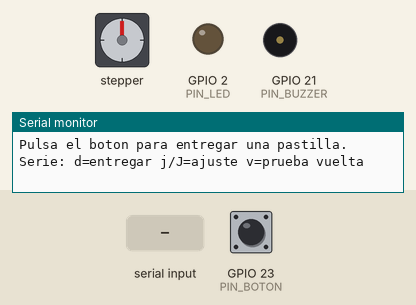
This sketch was run on a simulated ESP32. Parts: stepper motor, output pins drawn as LEDs (lit = HIGH), buzzer (waves = sounding, pin HIGH), the last lines printed to the serial monitor. Wiring (inferred from the names in the program): stepper motor (2048 steps per turn assumed): coils GPIO 16, GPIO 17, GPIO 18, GPIO 19. The inputs (shaded band) are chosen by the test bench; at power-on: GPIO 23 (PIN_BOTON) HIGH. Pins used as bus, display or sensor lines are not drawn.

Above: at 1.7 s.
1.8 s: "v" received over Serial
At 3.4 s:
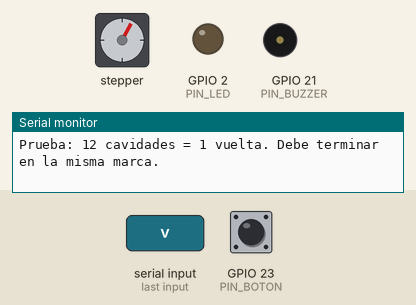
13.8 s: "d" received over Serial
16.8 s: GPIO 23 (PIN_BOTON) pulled LOW for 3.2 s
21.5 s: GPIO 23 (PIN_BOTON) pulled LOW for 0.15 s
At 23.3 s:
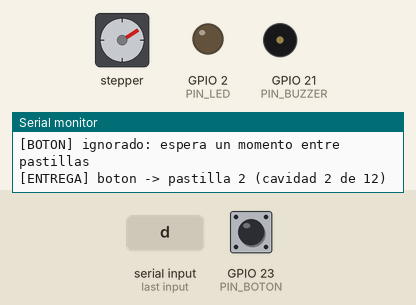
24.1 s: "J" received over Serial
At 25.4 s:
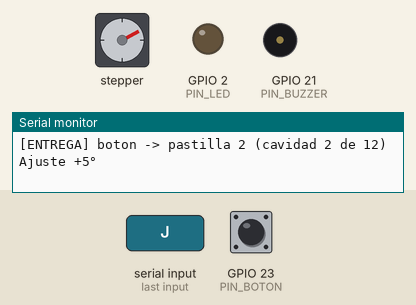
25.7 s: GPIO 23 (PIN_BOTON) pulled LOW for 1 s
At 27.8 s:
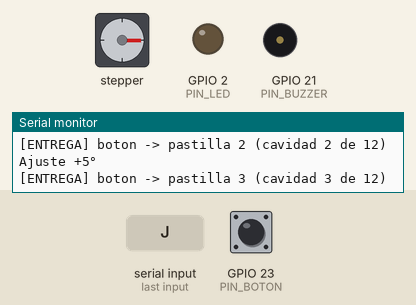
Timing chart, 0 to 29.3 s (numbered marks = the images above; inputs shaded):
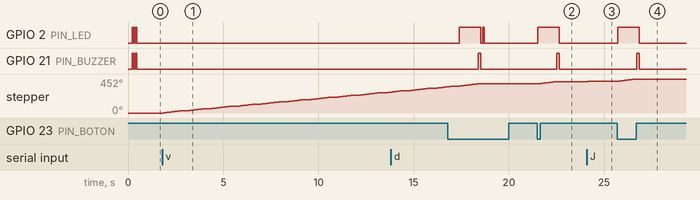

The sketch:

pastillero_esp32.ino
```cpp
/*
  PASTILLERO V4 - Firmware ESP32 (solo botón)
  ------------------------------------------------------------
  Cada vez que se pulsa el botón, el rotor avanza UNA cavidad (30°) y
  cae UNA pastilla al bolsillo de la rampa. No hay horarios, WiFi ni hora.

  Mecánica:
    - Rotor con 12 cavidades, una cada 30°.
    - Giro ANTIHORARIO visto desde arriba. Nunca gira en reversa
      (el barredor de la reserva está colocado para ese sentido).

  Hardware:
    - ESP32 DevKit (Arduino core 2.x o 3.x). Sirve cualquier Arduino:
      solo cambia los pines.
    - Motor 28BYJ-48 (5 V) + placa driver ULN2003
    - Pulsador táctil de 6x6 mm arriba, en la tapa de servicio (a GND, usa el
      pull-up interno). Sus dos cables llevan un conector de 2 pines para poder
      quitar la tapa.
    - LED (el integrado en GPIO2) y zumbador activo opcional

  Comandos por Monitor Serie (115200 baudios), para calibrar:
    d = entregar 1 pastilla (igual que el botón)
    j = ajuste fino +1°   J = ajuste fino +5°   (alinear sin contar cavidad)
    v = prueba de vuelta completa: 12 cavidades, SIN pastillas

  AVISO: prototipo sin validación física. No lo uses como único medio para
  administrar medicación.
*/

// ================== CONFIGURACIÓN ==================

// --- Pines ---
const int PIN_IN1    = 16;  // ULN2003 IN1
const int PIN_IN2    = 17;  // ULN2003 IN2
const int PIN_IN3    = 18;  // ULN2003 IN3
const int PIN_IN4    = 19;  // ULN2003 IN4
const int PIN_BOTON  = 23;  // pulsador táctil 6x6 a GND
const int PIN_LED    = 2;   // LED integrado
const int PIN_BUZZER = 21;  // zumbador activo (pon -1 si no usas)

// --- Motor 28BYJ-48 en medio paso ---
// Relación real de la caja ≈ 63.684:1  ->  64 * 63.684 = 4075.77 medios pasos por vuelta.
// 30° = 4075.77 / 12 = 339.65 medios pasos. Como no es entero, cada entrega da
// 339 o 340 medios pasos según toque: el objetivo se calcula desde el arranque,
// así que el error nunca se acumula, aunque se entreguen miles de pastillas.
// Si en la prueba 'v' el disco se queda corto o se pasa siempre lo mismo, ajusta este valor.
const float    PASOS_POR_VUELTA = 4075.7728f;
const int      CAVIDADES        = 12;        // 360° / 12 = 30° por pastilla
const bool     INVERTIR_SENTIDO = false;     // cámbialo si gira horario visto desde arriba
const uint32_t US_PASO_RAPIDO   = 2800;      // µs por medio paso en crucero (más alto = más par; 2800 da ~1 s por entrega)
const uint32_t US_PASO_LENTO    = 3500;      // µs por medio paso al arrancar y al frenar
const int      PASOS_RAMPA      = 60;

// --- Botón ---
const uint32_t MS_ANTIREBOTE = 15;    // filtra el rebote del contacto (un pulsador táctil rebota < 10 ms)
const uint32_t MS_BLOQUEO    = 800;   // tras terminar una entrega, ignora pulsaciones durante este tiempo.
                                      // Mientras el rotor gira (~1 s) tampoco se leen. Así un doble
                                      // toque no da dos pastillas, y se puede pedir otra a los ~1.8 s.

// ===================================================

const uint8_t SECUENCIA[8][4] = {
  {1,0,0,0}, {1,1,0,0}, {0,1,0,0}, {0,1,1,0},
  {0,0,1,0}, {0,0,1,1}, {0,0,0,1}, {1,0,0,1}
};
const int PINES_MOTOR[4] = {PIN_IN1, PIN_IN2, PIN_IN3, PIN_IN4};

int  fase = 0;               // índice en SECUENCIA
int  cavidad = 0;            // cavidad actual dentro de la vuelta: 0..11
long entregas = 0;           // pastillas entregadas desde el arranque
long cavidadesTotales = 0;   // cavidades avanzadas desde el arranque (entregas + pruebas)
long pasosTotales = 0;       // medios pasos dados desde el arranque al avanzar cavidades
uint32_t finUltimaEntregaMs = 0;

// ---------------- Motor ----------------

void escribirFase(int f) {
  for (int i = 0; i < 4; i++) digitalWrite(PINES_MOTOR[i], SECUENCIA[f][i]);
}

void apagarBobinas() {
  for (int i = 0; i < 4; i++) digitalWrite(PINES_MOTOR[i], LOW);
}

// Da n medios pasos en el sentido de trabajo, con rampa al arrancar y al frenar.
void darPasos(long n) {
  const int dir = INVERTIR_SENTIDO ? -1 : 1;
  for (long i = 0; i < n; i++) {
    fase = (fase + dir + 8) % 8;
    escribirFase(fase);
    long borde = min(i, n - 1 - i);  // pasos hasta el inicio o el final más cercano
    uint32_t t = US_PASO_RAPIDO;
    if (borde < PASOS_RAMPA) {
      t = (uint32_t)(US_PASO_LENTO - (US_PASO_LENTO - US_PASO_RAPIDO) * borde / PASOS_RAMPA);
    }
    delayMicroseconds(t);
    if ((i & 0x3F) == 0) yield();
  }
  apagarBobinas();  // la caja reductora mantiene la posición sin corriente
}

// Gira exactamente 30°: una cavidad = una pastilla. El objetivo se calcula
// desde el arranque (en doble precisión), así los decimales no se acumulan.
void avanzarUnaCavidad() {
  cavidadesTotales++;
  long objetivo = llround((double)cavidadesTotales * PASOS_POR_VUELTA / CAVIDADES);
  darPasos(objetivo - pasosTotales);
  pasosTotales = objetivo;
  cavidad = (cavidad + 1) % CAVIDADES;
}

// Ajuste fino de alineación: mueve el disco sin contar cavidad; la posición
// donde quede pasa a ser la "alineada".
void ajusteFino(float grados) {
  darPasos(lroundf(grados * PASOS_POR_VUELTA / 360.0f));
}

// ---------------- Avisos ----------------

void pitido(int veces, int ms) {
  for (int i = 0; i < veces; i++) {
    digitalWrite(PIN_LED, HIGH);
    if (PIN_BUZZER >= 0) digitalWrite(PIN_BUZZER, HIGH);
    delay(ms);
    digitalWrite(PIN_LED, LOW);
    if (PIN_BUZZER >= 0) digitalWrite(PIN_BUZZER, LOW);
    delay(ms);
  }
}

// ---------------- Entrega ----------------

void entregarPastilla(const char* motivo) {
  digitalWrite(PIN_LED, HIGH);               // LED encendido mientras gira
  avanzarUnaCavidad();
  digitalWrite(PIN_LED, LOW);
  finUltimaEntregaMs = millis();             // el bloqueo cuenta desde que el rotor se detiene
  entregas++;
  Serial.printf("[ENTREGA] %s -> pastilla %ld (cavidad %d de %d)\n",
                motivo, entregas, cavidad == 0 ? CAVIDADES : cavidad, CAVIDADES);
  pitido(1, 120);                            // aviso: la pastilla está en el bolsillo
}

// ---------------- Botón ----------------

// Entrega en cuanto se detecta la pulsación (no espera a soltar). Mientras
// se mantiene pulsado no repite: hay que soltar y volver a pulsar.
void revisarBoton() {
  static bool estadoEstable = HIGH, ultimaLectura = HIGH;
  static uint32_t cambioMs = 0;

  bool lectura = digitalRead(PIN_BOTON);
  if (lectura != ultimaLectura) { cambioMs = millis(); ultimaLectura = lectura; }
  if (millis() - cambioMs < MS_ANTIREBOTE || lectura == estadoEstable) return;

  estadoEstable = lectura;
  if (estadoEstable != LOW) return;          // solo actuamos al pulsar

  if (entregas > 0 && millis() - finUltimaEntregaMs < MS_BLOQUEO) {
    Serial.println("[BOTON] ignorado: espera un momento entre pastillas");
    digitalWrite(PIN_LED, HIGH); delay(60); digitalWrite(PIN_LED, LOW);   // aviso visual
    return;
  }
  entregarPastilla("boton");
}

// ---------------- Serie ----------------

void revisarSerie() {
  if (!Serial.available()) return;
  char c = Serial.read();
  switch (c) {
    case 'd': entregarPastilla("serie"); break;
    case 'j': ajusteFino(1.0f); Serial.println("Ajuste +1°"); break;
    case 'J': ajusteFino(5.0f); Serial.println("Ajuste +5°"); break;
    case 'v':
      Serial.println("Prueba: 12 cavidades = 1 vuelta. Debe terminar en la misma marca.");
      for (int i = 0; i < CAVIDADES; i++) { avanzarUnaCavidad(); delay(300); }
      Serial.println("Prueba terminada.");
      break;
    default: break;
  }
}

// ---------------- Setup / loop ----------------

void setup() {
  Serial.begin(115200);
  delay(200);
  Serial.println("\n=== Pastillero V4 - entrega con boton ===");

  for (int i = 0; i < 4; i++) pinMode(PINES_MOTOR[i], OUTPUT);
  apagarBobinas();
  pinMode(PIN_BOTON, INPUT_PULLUP);
  pinMode(PIN_LED, OUTPUT);
  if (PIN_BUZZER >= 0) pinMode(PIN_BUZZER, OUTPUT);

  Serial.printf("30 grados = %.2f medios pasos (339 o 340 por entrega)\n", PASOS_POR_VUELTA / CAVIDADES);
  Serial.println("Se asume que el disco arranca ALINEADO (cavidad justo sobre la salida).");
  Serial.println("Pulsa el boton para entregar una pastilla. Serie: d=entregar j/J=ajuste v=prueba vuelta");
  pitido(2, 80);
}

void loop() {
  revisarBoton();
  revisarSerie();
}
```

Measured:
- after the input at 1.8 s, stepper: keeps turning clockwise at about 23°/s, starting at once
- after the input at 21.5 s, GPIO 2 (PIN_LED): LOW → HIGH at once, → LOW 1.1 s later; GPIO 21 (PIN_BUZZER): LOW → HIGH after 1.0 s, → LOW 0.12 s later; stepper: turns 31° clockwise in 1.0 s, starting at once
- after the input at 25.7 s, GPIO 2 (PIN_LED): LOW → HIGH at once, → LOW 1.1 s later; GPIO 21 (PIN_BUZZER): LOW → HIGH after 1.0 s, → LOW 0.12 s later; stepper: turns 30° clockwise in 0.97 s, starting at once
